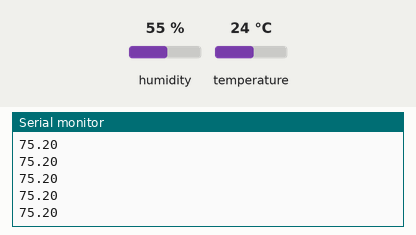
Simulated run of this sketch. Board: Arduino Uno, built with avr-gcc and run on an emulated ATmega328P. On the bench: the last lines printed to the serial monitor. Inputs (shaded band) come from the test bench; at power-on: temperature 24 °C, humidity 55 %.

Above: at 3.3 s.
3.4 s: temperature set to 12 °C
At 5.0 s:
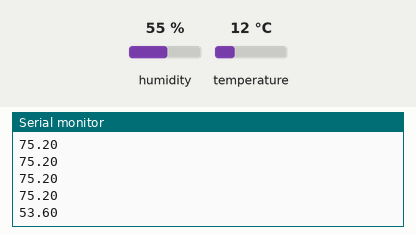
6.2 s: temperature set to 19 °C
At 6.2 s:
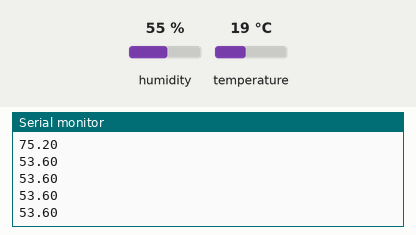
Timing chart, 0 to 9.2 s (numbered marks = the images above; inputs shaded):
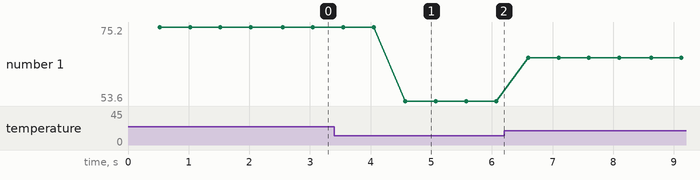

The sketch:

12_TempGraph.ino
```cpp
#include <Arduino.h>
#include "DHT.h"
#define DHTPIN 12     // what pin we're connected to
#define DHTTYPE DHT11 // DHT 11
// Initialize DHT sensor for normal 16mhz Arduino
DHT dht(DHTPIN, DHTTYPE);
void setup()
{
    // put your setup code here, to run once:
    Serial.begin(9600);
    // Serial.println("DHT-11 test!");
    dht.begin();
}
void loop()
{
    // put your main code here, to run repeatedly:
    // Wait a few seconds between measurements.
    delay(500);
    // Reading temperature or humidity takes about 250 milliseconds!
    // Sensor readings may also be up to 2 seconds 'old' (its a very slow sensor)
    // Read temperature as Fahrenheit
    float f = dht.readTemperature(true);
    // Check if any reads failed and exit early (to try again).
    if (isnan(f))
    {
        Serial.println("Failed to read from DHT sensor!");
        return;
    }
    Serial.println(f);
}
```

Measured:
- after the input at 3.4 s, the serial monitor: prints a new line after 1.2 s (image 1)
- plotted number 1: 75.2 → 53.6 after the input at 3.4 s, 53.6 → 66.2 after the input at 6.2 s
